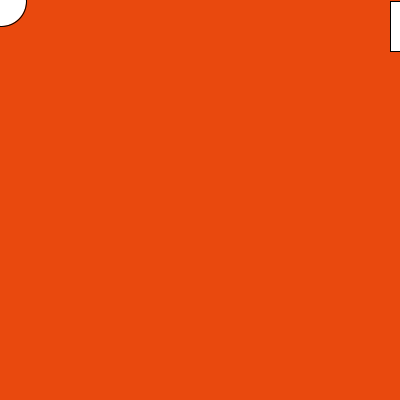
Frame 1 (no input)
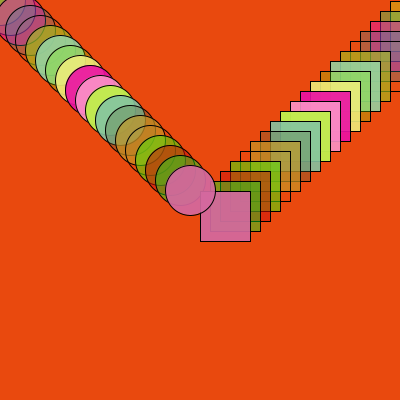
Frame 60 (the mouse pressed at the canvas centre just before this capture)
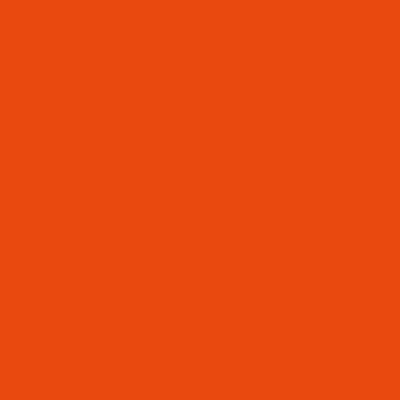
Frame 120 (the mouse held since frame 60 and released just before this capture)

The Processing sketch that drew these frames (run headless with seeded random() and noise(); from frame 60 on, the mouse is pressed at the canvas centre):

// Processing sketch: processing_101086
// ── processing_101086.pde

int rx, ry;
int cx, cy;
float r,g,b,a;

void setup()
{
  size (400,400);
  background(233,73,14);
  rx = 390;
  ry = 1;
  cx = 1;
  cy = 1;
 frameRate(10);
}
void draw()
{
  rect(rx,ry,50,50);
  rx = rx - 10;
  ry = ry + 10;
  ellipse(cx,cy,50,50);
  cx = cx + 10;
  cy = cy + 10;
  if ( cx >= width && cy >= height)
  {
    background(233,73,14);
    cx = 0;
    cy= 0;
    rx = 390;
    ry = 1;
  }
 
  r = random(255); 
  g = random(255);
  b =  random(255);
  a = random(255);
  fill(r,g,b,a);
}
